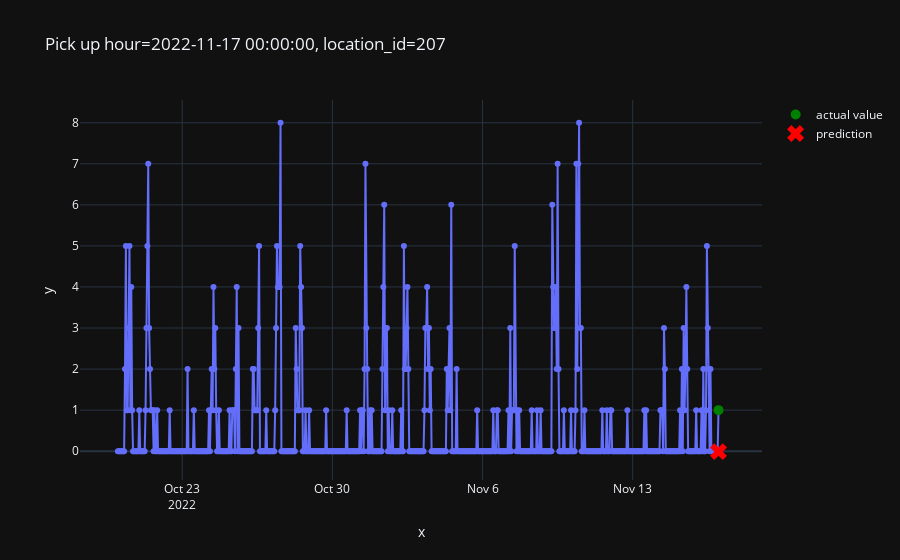

The cell this chart's notebook holds for it:
### Code cell
plot_one_sample(
    features=X_test,
    targets=y_test,
    example_id=32085,
    predictions=pd.Series(predictions)
)

### Figure 1 — Plotly figure (JSON) as saved in the notebook; plotly's stock layout.template omitted (floating-point values rounded to 4 significant figures; data arrays with more than 128 entries replaced by an {"elided": "..."} marker saying what was removed)
{"data": [{"hovertemplate": "x=%{x}<br>y=%{y}<extra></extra>", "legendgroup": "", "line": {"color": "#636efa", "dash": "solid"}, "marker": {"symbol": "circle"}, "mode": "lines+markers", "name": "", "orientation": "v", "showlegend": false, "type": "scatter", "x": {"elided": "673 str values"}, "xaxis": "x", "y": {"elided": "673 int values"}, "yaxis": "y"}, {"line": {"color": "green"}, "marker": {"size": 10}, "mode": "markers", "name": "actual value", "type": "scatter", "x": ["2022-11-17T00:00:00"], "y": [1]}, {"line": {"color": "red"}, "marker": {"size": 15, "symbol": "x"}, "mode": "markers", "name": "prediction", "type": "scatter", "x": ["2022-11-17T00:00:00"], "y": [-0.01085]}], "layout": {"legend": {"tracegroupgap": 0}, "title": {"text": "Pick up hour=2022-11-17 00:00:00, location_id=207"}, "xaxis": {"anchor": "y", "domain": [0, 1], "title": {"text": "x"}}, "yaxis": {"anchor": "x", "domain": [0, 1], "title": {"text": "y"}}}}
